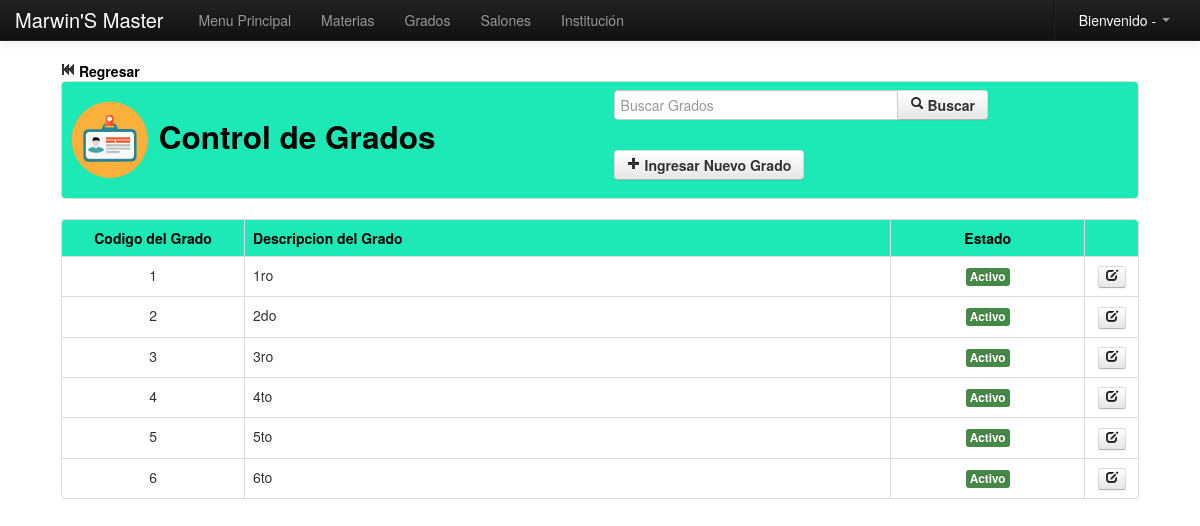
The page /Modulos/Datos/grado.php on the database its author committed.
### tables this page shows
CREATE TABLE IF NOT EXISTS `grado` (
`id` int(11) NOT NULL,
  `nombre` varchar(255) NOT NULL,
  `estado` varchar(255) NOT NULL
);

### Modulos/Datos/grado.php (the view, shortened to what this page needs)
<?php
	include_once "class/class.php";
	include_once "../funciones.php";
?>
<!DOCTYPE html>
<html lang="es">
  <head>
    <link href="../../css/bootstrap.css" rel="stylesheet">
    <link href="../../css/bootstrap-responsive.css" rel="stylesheet">
  </head>
  <body>
    <?php include_once "../../menu/m_datos.php"; ?>
    <div align="center">
    <table width="90%">
      <tr>
        <td>
        	<a href="index.php" class="text-info"><i class="icon-fast-backward"></i> <strong>Regresar</strong></a>
        	<table class="table table-bordered">
            	<tr class="info">
                	<td>
                  	    <div class="row-fluid">
                            <div class="span6">
                            	<h2 class="text-info">
                                    <img src="img/grado.png" width="80" height="80">
                                    Control de Grados
                                </h2>
                            </div>
                            <div class="span6">
                            	<form name="form1" method="post" action="">
                                	<div class="input-append">
                                	<input type="text" name="buscar" class="input-xlarge" autocomplete="off" autofocus placeholder="Buscar Grados">
                                    <button type="submit" class="btn"><strong><i class="icon-search"></i> Buscar</strong></button>
                                    </div>
                          	    </form>
                                <a href="#nuevo" role="button" class="btn" data-toggle="modal">
                                	<strong><i class="icon-plus"></i> Ingresar Nuevo Grado</strong>
                                </a>
                            </div>
                    	</div>
                    </td>
              	</tr>
            </table>
            <table class="table table-bordered table-hover">
            	<tr class="info">
                	<td width="17%"><center><strong class="text-info">Codigo del Grado</strong></center></td>
                    <td width="60%"><strong class="text-info">Descripcion del Grado</strong></td>
                    <td width="18%"><center><strong class="text-info">Estado</strong></center></td>
                    <td width="5%"></td>
                </tr>
                <?php
					if(!empty($_POST['buscar'])){
						$buscar=limpiar($_POST['buscar']);
						$pa=mysql_query("SELECT * FROM grado WHERE nombre LIKE '%$buscar%' or id='$buscar'");
					}else{
						$pa=mysql_query("SELECT * FROM grado");
					}
					while($row=mysql_fetch_array($pa)){
				?>
                <tr>
                	<td><center><?php echo $row['id']; ?></center></td>
                    <td><?php echo $row['nombre']; ?></td>
                    <td><center><?php echo estado($row['estado']); ?></center></td>
                    <td>
                    	<center>
                        	<a href="#a<?php echo $row['id']; ?>" title="Editar Materia" role="button" class="btn btn-mini" data-toggle="modal">
                            	<i class="icon-edit"></i>
                            </a>
                        </center>
                    </td>
                </tr>
				<?php } ?>
            </table>
        </td>
      </tr>
    </table>
    </div>
  </body>
</html>

### menu/m_datos.php (shortened to what this page needs)
<div class="navbar navbar-inverse navbar-fixed-top">
      <div class="navbar-inner">
        <div class="container">
          <a class="brand" href="#">Marwin'S Master</a>
          <div class="nav-collapse collapse">
            <ul class="nav">
              <li><a href="../../Principal.php">Menu Principal</a></li>
              <li><a href="materia.php">Materias</a></li>
              <li><a href="grado.php">Grados</a></li>
              <li><a href="salon.php">Salones</a></li>
              <li><a href="empresa.php">Institución</a></li>
            </ul>
            <ul class="nav pull-right">
                <li class="divider-vertical"></li>
                <li class="dropdown">
                  <a href="#" class="dropdown-toggle" data-toggle="dropdown">
                  	<span style="color:#FFF">Bienvenido - <?php echo $_SESSION['user_name']; ?></span> <b class="caret"></b>
                  </a>
            	</li>
          	</ul>
          </div>
        </div>
      </div>
    </div>

### Modulos/funciones.php (shortened to what this page needs)
<?php
	function estado($estado){
		if($estado=='s'){
			return '<span class="label label-success">Activo</span>';
		}else{
			return '<span class="label label-important">No Activo</span>';
		}
	}
?>

### Modulos/Datos/grado.php (style rules this page uses)
body { padding-top: 60px; padding-bottom: 40px; }

### rows shown on the page
grado: id "1", nombre "1ro", estado "Activo"
grado: id "2", nombre "2do", estado "Activo"
grado: id "3", nombre "3ro", estado "Activo"
grado: id "4", nombre "4to", estado "Activo"
grado: id "5", nombre "5to", estado "Activo"
grado: id "6", nombre "6to", estado "Activo"
